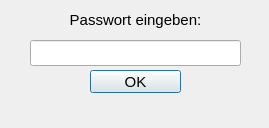
<?xml version="1.0" encoding="UTF-8"?>
<ui version="4.0">
 <class>DialogProfileLogin</class>
 <widget class="QDialog" name="DialogProfileLogin">
  <property name="geometry">
   <rect>
    <x>0</x>
    <y>0</y>
    <width>269</width>
    <height>128</height>
   </rect>
  </property>
  <property name="windowTitle">
   <string>Einloggen</string>
  </property>
  <property name="layoutDirection">
   <enum>Qt::RightToLeft</enum>
  </property>
  <widget class="QLineEdit" name="lineEdit_entered_password">
   <property name="geometry">
    <rect>
     <x>30</x>
     <y>40</y>
     <width>211</width>
     <height>26</height>
    </rect>
   </property>
   <property name="font">
    <font>
     <pointsize>11</pointsize>
    </font>
   </property>
   <property name="layoutDirection">
    <enum>Qt::LeftToRight</enum>
   </property>
   <property name="echoMode">
    <enum>QLineEdit::Password</enum>
   </property>
  </widget>
  <widget class="QLabel" name="label_enter_password">
   <property name="geometry">
    <rect>
     <x>10</x>
     <y>10</y>
     <width>251</width>
     <height>20</height>
    </rect>
   </property>
   <property name="font">
    <font>
     <pointsize>11</pointsize>
    </font>
   </property>
   <property name="layoutDirection">
    <enum>Qt::LeftToRight</enum>
   </property>
   <property name="lineWidth">
    <number>-1</number>
   </property>
   <property name="text">
    <string>Passwort eingeben:</string>
   </property>
   <property name="alignment">
    <set>Qt::AlignCenter</set>
   </property>
  </widget>
  <widget class="QPushButton" name="pushButton_OK">
   <property name="geometry">
    <rect>
     <x>90</x>
     <y>70</y>
     <width>91</width>
     <height>23</height>
    </rect>
   </property>
   <property name="font">
    <font>
     <pointsize>11</pointsize>
    </font>
   </property>
   <property name="layoutDirection">
    <enum>Qt::LeftToRight</enum>
   </property>
   <property name="text">
    <string>OK</string>
   </property>
  </widget>
  <widget class="QLabel" name="label_status">
   <property name="geometry">
    <rect>
     <x>7</x>
     <y>100</y>
     <width>251</width>
     <height>20</height>
    </rect>
   </property>
   <property name="font">
    <font>
     <pointsize>11</pointsize>
    </font>
   </property>
   <property name="text">
    <string/>
   </property>
   <property name="alignment">
    <set>Qt::AlignCenter</set>
   </property>
  </widget>
 </widget>
 <resources/>
 <connections/>
</ui>
